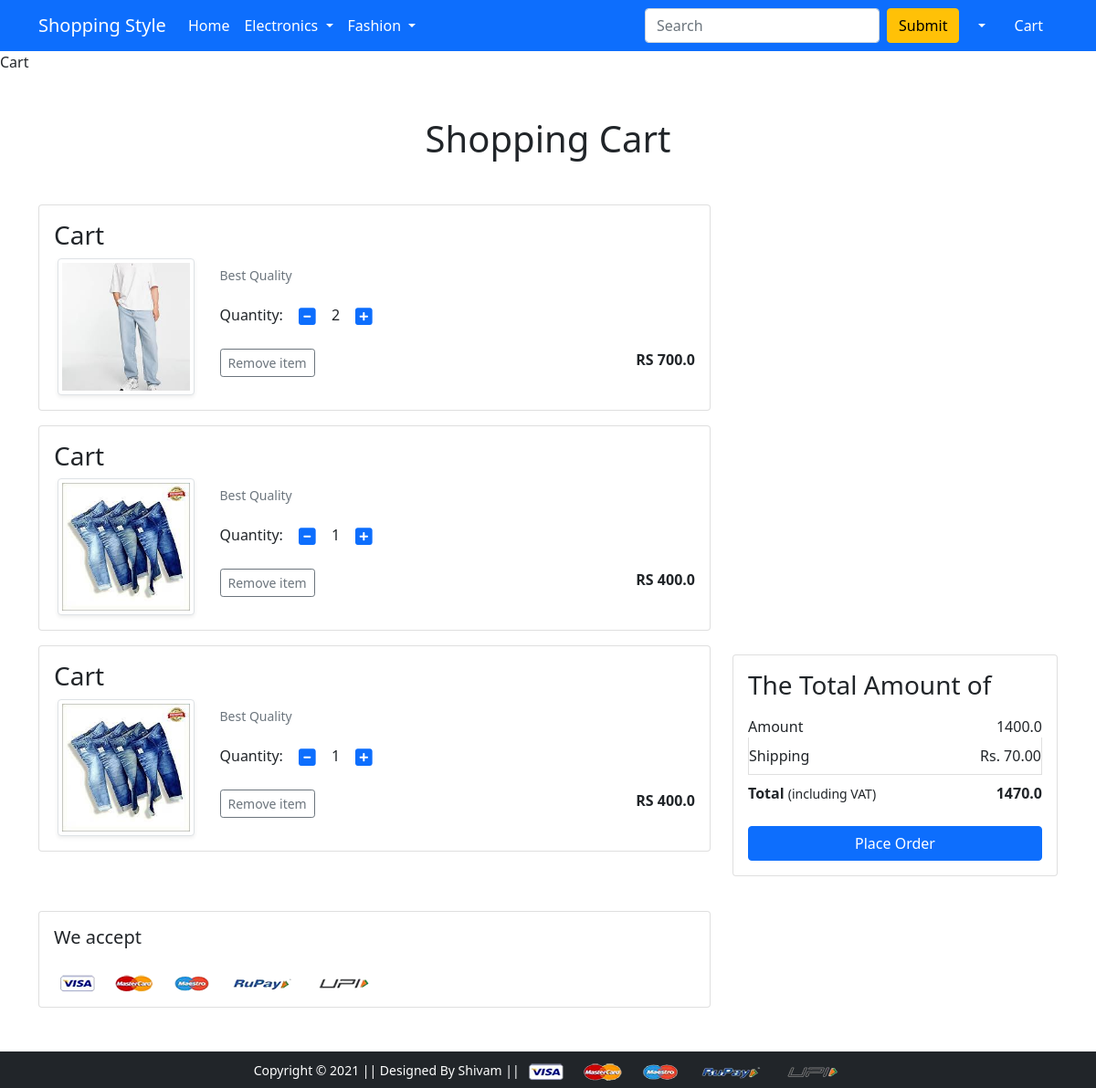
Page /cart/ (signed in) on the committed database.
### app/models.py (models this page shows, shortened)
class Cart(models.Model):
    user = models.ForeignKey(User, on_delete=models.CASCADE)
    product = models.ForeignKey(Product, on_delete=models.CASCADE)
    quantity = models.PositiveIntegerField(default=1)

class Product(models.Model):
    titles = models.CharField(max_length=100)
    selling_price = models.FloatField()
    discounted_price = models.FloatField()
    description = models.TextField()
    brand = models.CharField(max_length=100)
    category = models.CharField(choices=CATEGORY_CHOICES, max_length=2)
    product_image = models.ImageField(upload_to='productimg')

### app/views.py (the view)
# urls.py: path('cart/',views.show_cart, name='showcart'),
def show_cart(request):
 if request.user.is_authenticated:
  user=request.user
  cart =Cart.objects.filter(user=user)
  amount=0.0
  shipping_amount=70
  total_amount=0
  cart_product=[p for p in Cart.objects.all() if p.user == user]
  if cart_product:
   for p in cart_product:
    tempamount=(p.quantity*p.product.discounted_price)
    amount+=tempamount
    totalamount=amount +shipping_amount
    return  render (request,'app/addtocart.html',{'carts':cart,'totalamount':totalamount,'amount':amount})
  else:
   return render(request,'app/emptycart.html')

### app/templates/app/addtocart.html (shortened to what this page needs)
{% extends 'app/base.html' %}
{% block main-content %}
{% load static %}
{% block title %}Cart{% endblock title %}
<div class="container my-5">
  <h1 class="text-center mb-5">Shopping Cart</h1>
  <div class="row">
    {% for cart in carts %}
    <div class="col-sm-8 mb-3">
      <div class="card">
        <div class="card-body">
          <h3 class="card-title">Cart</h3>
          <div class="row">
            <div class="col-sm-3 text-center align-self-center">
              <img src="{{ cart.product.product_image.url }}" alt="{{ cart.product.title }}"
                class="img-fluid img-thumbnail shadow-sm" height="150" width="150">
            </div>
            <div class="col-sm-9">
              <div>
                <p class="card-text text-muted small">{{ cart.product.description }}</p>
                <div class="my-3">
                  <label for="quantity">Quantity:</label>
                  <a class="minus-cart btn btn-link" pid="{{ cart.product.id }}"><i
                      class="fas fa-minus-square fa-lg"></i></a>
                  <span id="quantity">{{ cart.quantity }}</span>
                  <a class="plus-cart btn btn-link" pid="{{ cart.product.id }}"><i
                      class="fas fa-plus-square fa-lg"></i></a>
                </div>
                <div class="d-flex justify-content-between">
                  <a href="#" class="btn btn-sm btn-outline-secondary remove-cart" pid="{{ cart.product.id }}">Remove
                    item</a>
                  <p class="mb-0"><span><strong> RS {{ cart.product.discounted_price }}</strong></span></p>
                </div>
              </div>
            </div>
          </div>
        </div>
      </div>
    </div>
    {% endfor %}
    <div class="col-sm-4">
      <div class="card fixed-top-right" style="top: 10px; right: 0;">
        <div class="card-body">
          <h3 class="card-title">The Total Amount of</h3>
          <ul class="list-group">
            <li class="list-group-item d-flex justify-content-between align-items-center border-0 px-0 pb-0">
              Amount<span id="amount">{{ amount }}</span>
            </li>
            <li class="list-group-item d-flex justify-content-between align-items-center px-0">Shipping<span>Rs.
                70.00</span>
            </li>
            <li class="list-group-item d-flex justify-content-between align-items-center border-0 px-0 mb-3">
              <div>
                <strong>Total</strong> <small>(including VAT)</small>
              </div>
              <span><strong id="totalamount">{{ totalamount }}</strong></span>
            </li>
          </ul>
          <div class="d-grid">
            <a href="{% url 'checkout' %}" class="btn btn-primary">Place Order</a>
          </div>
        </div>
      </div>
    </div>
  </div>
</div>
<div class="container">
  <div class="row">
    <div class="col-sm-8">
      <div class="card">
        <div class="card-body">
          <h5 class="card-title mb-4">We accept</h5>
          <img src="{% static 'app/images/payment.png' %}" alt="Accepted Payment Methods" class="img-fluid">
        </div>
      </div>
    </div>
  </div>
</div>
{% endblock main-content %}

### rows in the picture
Cart: product.product_image (picture), product.description "Best Quality", quantity "2", product.discounted_price "700.0"
Cart: product.product_image (picture), product.description "Best Quality", quantity "1", product.discounted_price "400.0"
Cart: product.product_image (picture), product.description "Best Quality", quantity "1", product.discounted_price "400.0"

### other values in the picture
{{ amount }} "1400.0"
{{ totalamount }} "1470.0"
